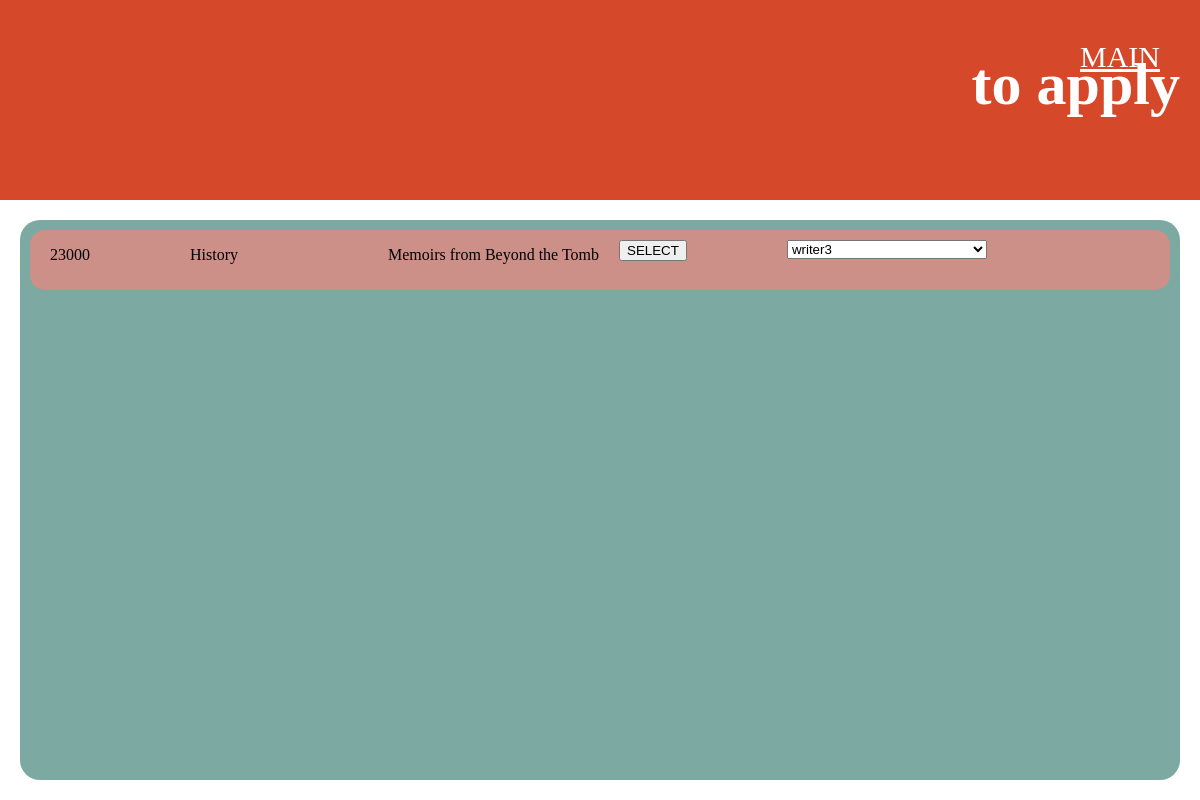
Before: /to_apply_order_list/ with the older database file.
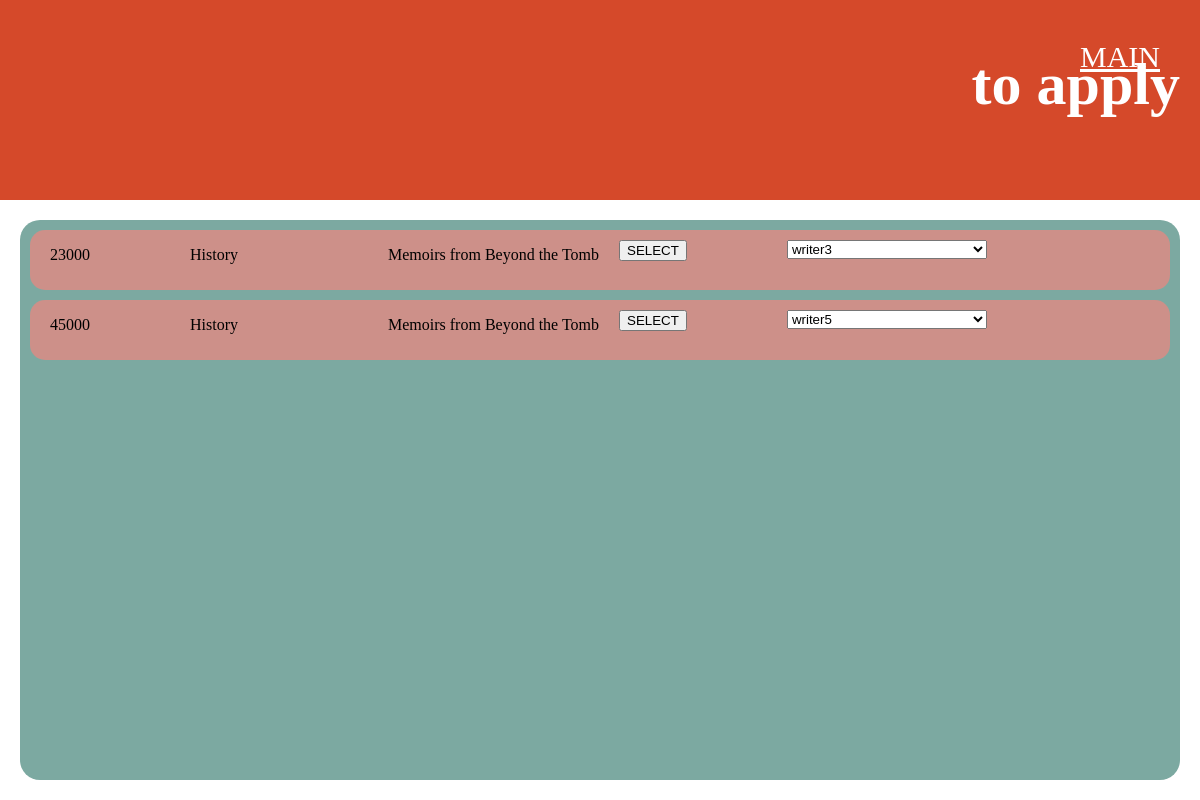
After: the same page with the newer database file.
### app1/models.py (models this page shows, shortened)
class Tender(models.Model):
	order = models.OneToOneField(Order_model)
	writers = models.ManyToManyField(User)
	def writers_list(self):
		iden = self.id
		tender = Tender.objects.get(id=iden)
		writers = tender.writers.all()
		return writers

class Order_model(models.Model):
	number = models.CharField(max_length=300)
	account = models.CharField(max_length=300, blank=True)
	files = models.CharField(max_length=300, blank=True)
	subject = models.CharField(max_length=300, blank=True)
	topic = models.CharField(max_length=300, blank=True)
	client_deadline = models.CharField(max_length=300, blank=True, null=True)
	price = models.DecimalField(max_digits=8, decimal_places=2, blank=True, null=True)
	number_of_pages = models.IntegerField(blank=True, null=True)
	spaced = models.CharField(max_length=300, blank=True)
	format = models.CharField(max_length=300, blank=True)
	number_of_sources = models.IntegerField(blank=True, null=True)
	abstract = models.BooleanField(blank=True, default=False)
	slieds = models.CharField(max_length=300, blank=True)
	questions = models.CharField(max_length=300, blank=True)
	problems = models.CharField(max_length=300, blank=True)
	paper_type = models.CharField(max_length=300, blank=True)
	assign_date = models.CharField(max_length=300, blank=True, null=True)
	details = models.CharField(max_length=300, blank=True)
	real_time_deadline = models.TimeField(blank=True, null=True)
	status = models.CharField(max_length=300, blank=True, default='available')
	writer_deadline = models.CharField(max_length=300, blank=True, null=True)
	writer_time = models.TimeField(blank=True, null=True)
	writer_number = models.CharField(max_length=300, blank=True)
	words_min = models.IntegerField(blank=True, null=True)
	writer = models.ForeignKey(User, null=True)
	writer_name = models.CharField(max_length=300, null=True)
	writer_email = models.EmailField(max_length=300, blank=True)
	send_date = models.CharField(max_length=300, blank=True, null=True)
	payment = models.DecimalField(max_digits=8, decimal_places=2, blank=True, null=True)
	payment_date = models.CharField(max_length=300, blank=True, null=True)
	client_num_of_order = models.CharField(max_length=300, blank=True)
	controller = models.ForeignKey(UserProfile, null=True)
	times_returned_for_revision = models.IntegerField(default=0)
	class Meta:
		verbose_name = 'Order'
		verbose_name_plural = 'Orders'

### app1/views.py (the view)
# urls.py: url(r'^to_apply_order_list/$', views.to_apply_list),
def to_apply_list(request):
	tenders = Tender.objects.all()
	return render(request, 'to_apply.html', {'tenders':tenders})

### app1/templates/to_apply.html (shortened to what this page needs)
<html>
	<head>
	</head>
	<body>
		<header>
			<div id='foooter'>
				<h1>to apply</h1>
				<a id='main_link' href="http://127.0.0.1:8000/">MAIN</a>
		</header>
		<div id='main_container'>
			<div id='opas'>
				{% for tender in tenders %}
					<div class='order_frame'>
						<p class='order_number'>{{tender.order.number}}</p>
						<p class='order_subject'>{{tender.order.subject}}</p>
						<p class='order_topic'>{{tender.order.topic}}</p>
						<form method='post' action='http://127.0.0.1:8000/set_writer/'>
						<select class='writers_select' name='values'>
						{% for writer in tender.writers_list %}
								<option   value='{{writer.id}}//{{tender.order.number}}'>{{writer.username}}</option>
						{% endfor %}
						</select>
						<input class='send_button' type='submit' value='SELECT'>
						</form>
					</div>
				{% endfor %}
			</div>
		</div>
	</body>
</html>

Changed rows visible on the page:
added Tender: order.number "45000", order.subject "History", order.topic "Memoirs from Beyond the Tomb"
